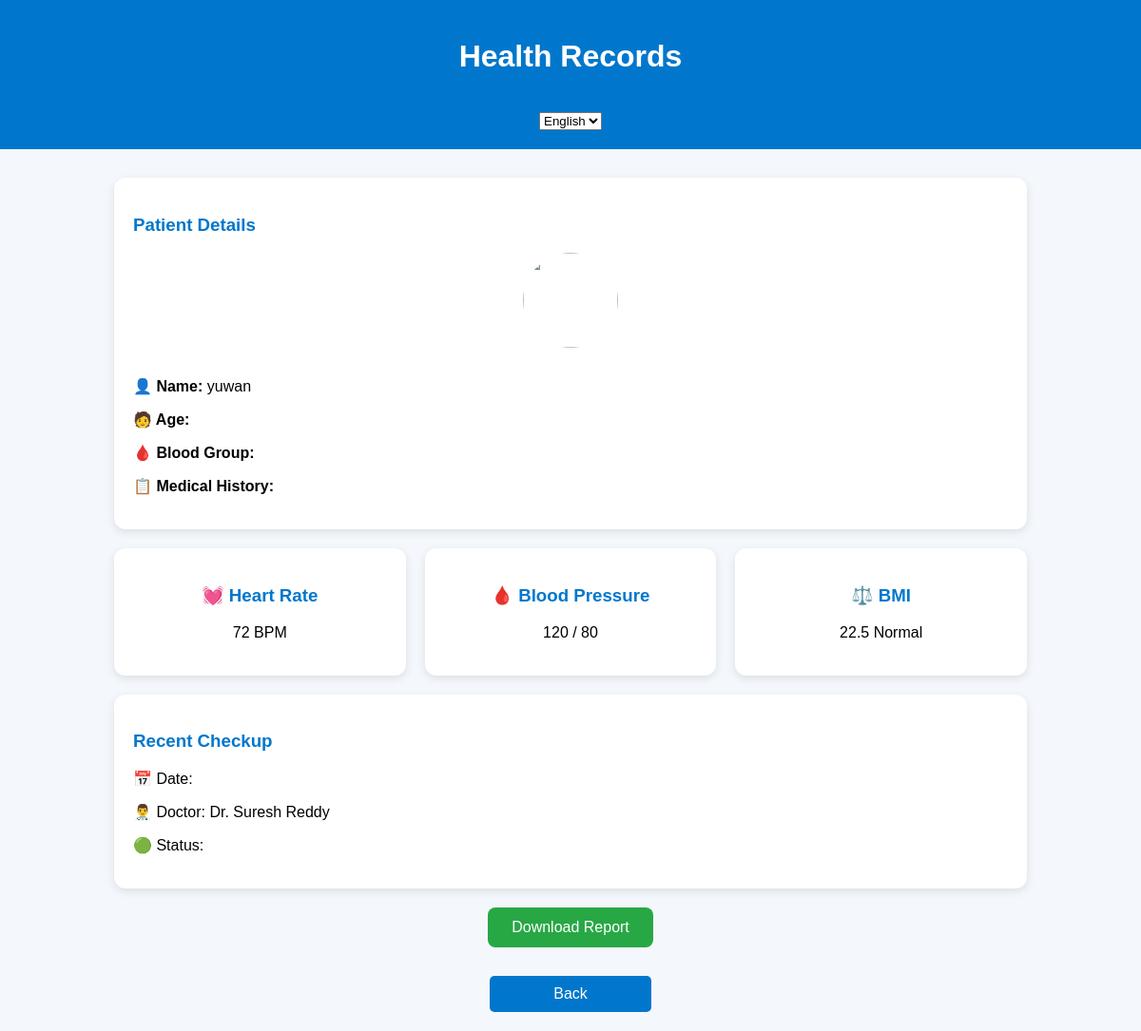
Before: /history with the older database file.
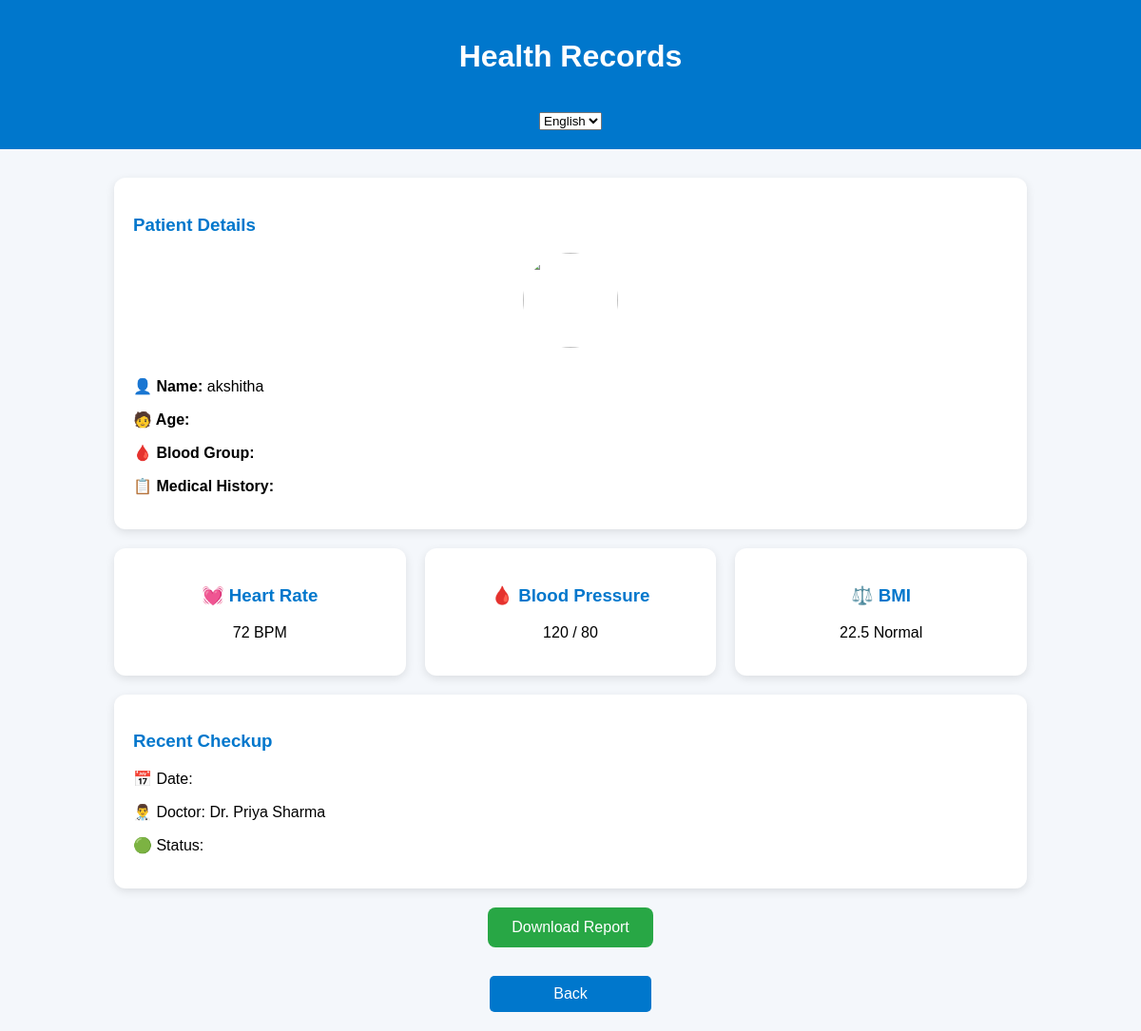
After: the same page with the newer database file.
### app.py (models this page shows)
class Appointment(db.Model):
    id = db.Column(db.Integer, primary_key=True)
    patient_name = db.Column(db.String(100))
    doctor_name = db.Column(db.String(100))
    appointment_date = db.Column(db.String(50))
    appointment_time = db.Column(db.String(50))

### app.py (the view, shortened to what this page needs)
@app.route('/history')
def history():
    latest_appointment = Appointment.query.order_by(
        Appointment.id.desc()
    ).first()
    if latest_appointment:
        record = {
            "patient_name":
            latest_appointment.patient_name,
            "doctor":
            latest_appointment.doctor_name,
            "date":
            latest_appointment.appointment_date,
            "time":
            latest_appointment.appointment_time
        }
    return render_template(
        'patient_history.html',
        record=record
    )

### templates/patient_history.html (shortened to what this page needs)
<!DOCTYPE html>
<html>
<head>
</head>
<body>
<div class="header">
    <h1 id="title">
    </h1>
    <br>
    <select id="languageSelect"
            onchange="changeLanguage()">
        <option value="en">
            English
        </option>
    </select>
</div>
<div class="container">
    <div class="record-card">
        <h3 id="patient-details-title">
        </h3>
        <div style="text-align:center;">
            <img src="{{ url_for('static', filename='patient.png') }}"
                 class="profile-pic">
        </div>
        <p>
            <strong id="name-label">
            </strong>
            {{ record.patient_name }}
        </p>
        <p>
            <strong id="age-label">
            </strong>
        </p>
        <p>
            <strong id="blood-label">
            </strong>
        </p>
        <p>
            <strong id="history-label">
            </strong>
        </p>
    </div>
    <div class="cards-container">
        <div class="health-card">
            <h3>
                💓 Heart Rate
            </h3>
            <p>
                72 BPM
            </p>
        </div>
        <div class="health-card">
            <h3>
                🩸 Blood Pressure
            </h3>
            <p>
                120 / 80
            </p>
        </div>
        <div class="health-card">
            <h3>
                ⚖️ BMI
            </h3>
            <p>
                22.5 Normal
            </p>
        </div>
    </div>
    <div class="record-card">
        <h3 id="checkup-title">
        </h3>
        <p>
            <span id="date-label">
            </span>
        </p>
        <p>
            <span id="doctor-label">
            </span>
            <span id="doctor-name">
                {{ record.doctor }}
            </span>
        </p>
        <p>
            <span id="status-label">
            </span>
        </p>
    </div>
    <div style="text-align:center;">
        <button class="download-btn">
        </button>
    </div>
</div>
<a href="/patient"
   class="back-btn"
   id="back-btn">
</a>
</body>
</html>

Changed rows visible on the page:
removed Appointment: patient_name "yuwan", doctor "Dr. Suresh Reddy"
now on this page (row edited): Appointment: patient_name "akshitha", doctor "Dr. Priya Sharma"
